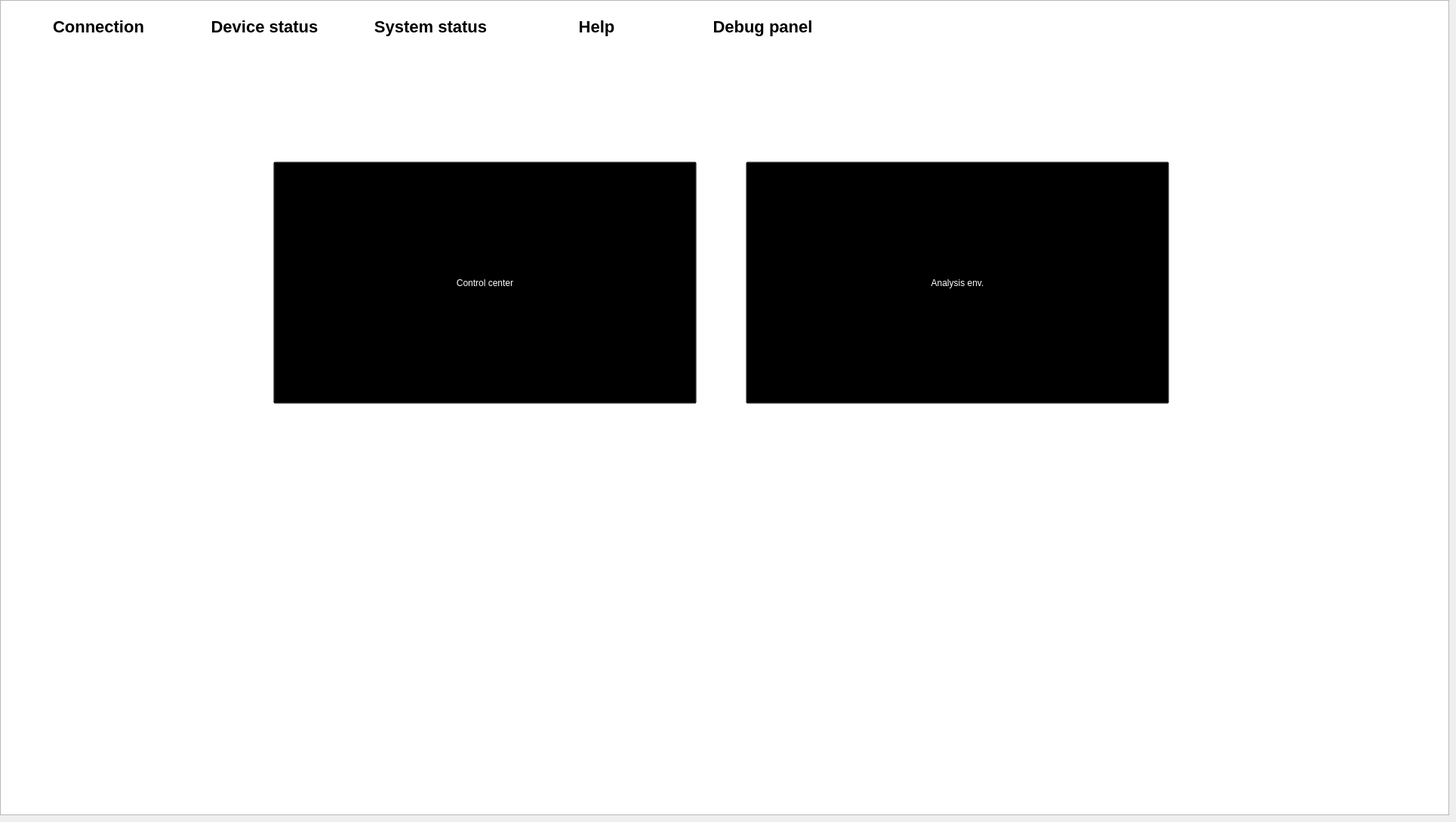
   <widget class="QWidget" name="regimePage">
    <widget class="QPushButton" name="flight">
     <property name="geometry">
      <rect>
       <x>362</x>
       <y>214</y>
       <width>561</width>
       <height>321</height>
      </rect>
     </property>
     <property name="cursor">
      <cursorShape>PointingHandCursor</cursorShape>
     </property>
     <property name="styleSheet">
      <string notr="true">
#flight{
border-image: url(:/pics/lefttop.svg);
font: italic 25pt &quot;MS Sans Serif&quot;;
color: white;
border-color:transparent;
background-color: transparent;
}
#flight:hover{
border-image: url(:/pics/lefttoplight.svg);
font: bold italic 28pt &quot;MS Sans Serif&quot;;
color: white;
border-color:transparent
}
</string>
     </property>
     <property name="text">
      <string>Control center</string>
     </property>
    </widget>
    <widget class="QGraphicsView" name="graphicsView">
     <property name="geometry">
      <rect>
       <x>0</x>
       <y>0</y>
       <width>1920</width>
       <height>1080</height>
      </rect>
     </property>
     <property name="styleSheet">
      <string notr="true">border-image: url(:/pics/down.svg);</string>
     </property>
    </widget>
    <widget class="QPushButton" name="ground">
     <property name="geometry">
      <rect>
       <x>988</x>
       <y>214</y>
       <width>561</width>
       <height>321</height>
      </rect>
     </property>
     <property name="cursor">
      <cursorShape>PointingHandCursor</cursorShape>
     </property>
     <property name="styleSheet">
      <string notr="true">
#ground{
border-image: url(:/pics/righttop.svg);
font: italic 25pt &quot;MS Sans Serif&quot;;
color: white;
border-color:transparent;
background-color: transparent;
}
#ground:hover{
border-image: url(:/pics/righttoplight.svg);
font: bold italic 28pt &quot;MS Sans Serif&quot;;
color:white;
border-color:transparent
}</string>
     </property>
     <property name="text">
      <string>Analysis env.</string>
     </property>
     <property name="checkable">
      <bool>true</bool>
     </property>
     <property name="checked">
      <bool>true</bool>
     </property>
    </widget>
    <widget class="QPushButton" name="menuReference">
     <property name="geometry">
      <rect>
       <x>680</x>
       <y>10</y>
       <width>221</width>
       <height>51</height>
      </rect>
     </property>
     <property name="cursor">
      <cursorShape>PointingHandCursor</cursorShape>
     </property>
     <property name="styleSheet">
      <string notr="true">#menuReference{
background-color: transparent; 
border:none;
color :black; 
font-size: 22px;
font:bold;
}

#menuReference:hover {
 background-color:black; 
color:white;
}
#menuReference:pressed {
 background-color:grey; 
color: white;
}</string>
     </property>
     <property name="text">
      <string>Help</string>
     </property>
    </widget>
    <widget class="QLabel" name="label_3">
     <property name="geometry">
      <rect>
       <x>1257</x>
       <y>640</y>
       <width>268</width>
       <height>112</height>
      </rect>
     </property>
     <property name="styleSheet">
      <string notr="true">background-color:white();</string>
     </property>
     <property name="text">
      <string/>
     </property>
    </widget>
    <widget class="QLabel" name="glabel">
     <property name="geometry">
      <rect>
       <x>950</x>
       <y>30</y>
       <width>91</width>
       <height>131</height>
      </rect>
     </property>
     <property name="text">
      <string/>
     </property>
    </widget>
    <widget class="QPushButton" name="menuTerminal">
     <property name="geometry">
      <rect>
       <x>20</x>
       <y>10</y>
       <width>221</width>
       <height>51</height>
      </rect>
     </property>
     <property name="cursor">
      <cursorShape>PointingHandCursor</cursorShape>
     </property>
     <property name="styleSheet">
      <string notr="true">#menuTerminal{
background-color: transparent; 
border:none;
color :black; 
font-size: 22px;
font:bold;
}

#menuTerminal:hover {
 background-color:black; 
color:white;
}
#menuTerminal:pressed {
 background-color:grey; 
color: white;
}</string>
     </property>
     <property name="text">
      <string>Connection</string>
     </property>
    </widget>
    <widget class="QPushButton" name="menuTestButton">
     <property name="geometry">
      <rect>
       <x>900</x>
       <y>10</y>
       <width>221</width>
       <height>51</height>
      </rect>
     </property>
     <property name="cursor">
      <cursorShape>PointingHandCursor</cursorShape>
     </property>
     <property name="styleSheet">
      <string notr="true">
#menuTestButton{
background-color: transparent; 
border:none;
color :black; 
font-size: 22px;
font:bold;
}

#menuTestButton:hover {
 background-color:black; 
color:white;
}
#menuTestButton:pressed {
 background-color:grey; 
color: white;
}</string>
     </property>
     <property name="text">
      <string>Debug panel</string>
     </property>
    </widget>
    <widget class="QPushButton" name="menuChartButton">
     <property name="geometry">
      <rect>
       <x>240</x>
       <y>10</y>
       <width>221</width>
       <height>51</height>
      </rect>
     </property>
     <property name="cursor">
      <cursorShape>PointingHandCursor</cursorShape>
     </property>
     <property name="styleSheet">
      <string notr="true">#menuChartButton{
background-color: transparent; 
border:none;
color :black; 
font-size: 22px;
font:bold;
}

#menuChartButton:hover {
 background-color:black; 
color:white;
}
#menuChartButton:pressed {
 background-color:grey; 
color: white;
}</string>
     </property>
     <property name="text">
      <string>Device status</string>
     </property>
    </widget>
    <widget class="QPushButton" name="menuChartButton_2">
     <property name="geometry">
      <rect>
       <x>460</x>
       <y>10</y>
       <width>221</width>
       <height>51</height>
      </rect>
     </property>
     <property name="cursor">
      <cursorShape>PointingHandCursor</cursorShape>
     </property>
     <property name="styleSheet">
      <string notr="true">#menuChartButton_2{
background-color: transparent; 
border:none;
color :black; 
font-size: 22px;
font:bold;
}

#menuChartButton_2:hover {
 background-color:black; 
color:white;
}
#menuChartButton_2:pressed {
 background-color:grey; 
color: white;
}</string>
     </property>
     <property name="text">
      <string>System status</string>
     </property>
    </widget>
    <zorder>graphicsView</zorder>
    <zorder>flight</zorder>
    <zorder>ground</zorder>
    <zorder>menuReference</zorder>
    <zorder>label_3</zorder>
    <zorder>glabel</zorder>
    <zorder>menuTerminal</zorder>
    <zorder>menuTestButton</zorder>
    <zorder>menuChartButton</zorder>
    <zorder>menuChartButton_2</zorder>
   </widget>
